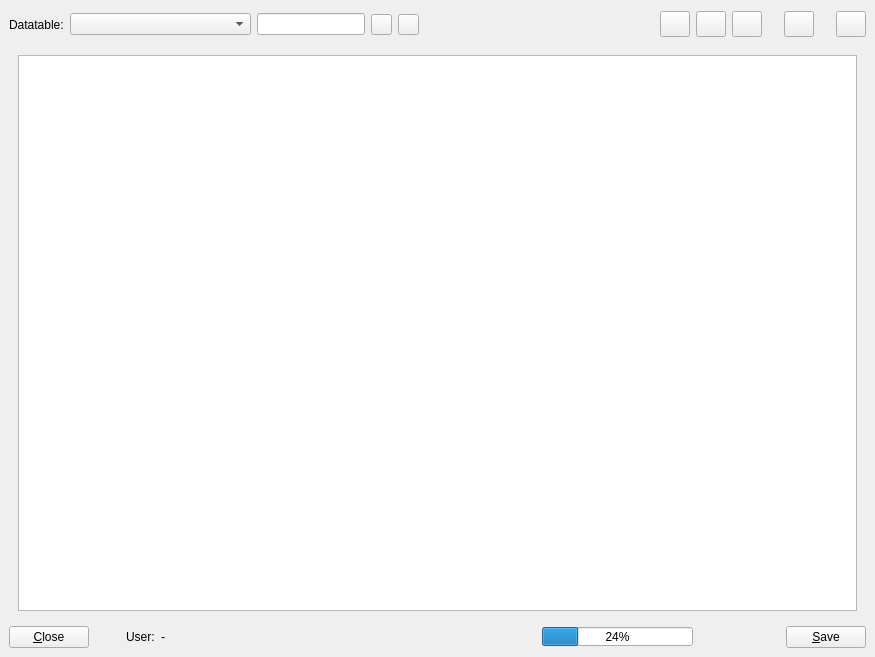
<ui version="4.0" >
 <class>datafrm</class>
 <widget class="QWidget" name="datafrm" >
  <property name="geometry" >
   <rect>
    <x>0</x>
    <y>0</y>
    <width>875</width>
    <height>657</height>
   </rect>
  </property>
  <property name="windowTitle" >
   <string>Stock / Datatables</string>
  </property>
  <property name="windowIcon" >
   <iconset resource="../resources/images/first4.qrc" >:/kfm.png</iconset>
  </property>
  <layout class="QGridLayout" >
   <property name="leftMargin" >
    <number>9</number>
   </property>
   <property name="topMargin" >
    <number>9</number>
   </property>
   <property name="rightMargin" >
    <number>9</number>
   </property>
   <property name="bottomMargin" >
    <number>9</number>
   </property>
   <property name="horizontalSpacing" >
    <number>6</number>
   </property>
   <property name="verticalSpacing" >
    <number>6</number>
   </property>
   <item row="1" column="0" >
    <widget class="QStackedWidget" name="mainwidget" >
     <property name="currentIndex" >
      <number>1</number>
     </property>
     <widget class="QWidget" name="page" >
      <layout class="QGridLayout" >
       <property name="leftMargin" >
        <number>9</number>
       </property>
       <property name="topMargin" >
        <number>9</number>
       </property>
       <property name="rightMargin" >
        <number>9</number>
       </property>
       <property name="bottomMargin" >
        <number>9</number>
       </property>
       <property name="horizontalSpacing" >
        <number>6</number>
       </property>
       <property name="verticalSpacing" >
        <number>6</number>
       </property>
       <item row="0" column="0" >
        <widget class="QTreeWidget" name="maintree" >
         <property name="contextMenuPolicy" >
          <enum>Qt::CustomContextMenu</enum>
         </property>
         <column>
          <property name="text" >
           <string>1</string>
          </property>
         </column>
        </widget>
       </item>
      </layout>
     </widget>
     <widget class="QWidget" name="page_2" >
      <layout class="QGridLayout" >
       <property name="leftMargin" >
        <number>9</number>
       </property>
       <property name="topMargin" >
        <number>9</number>
       </property>
       <property name="rightMargin" >
        <number>9</number>
       </property>
       <property name="bottomMargin" >
        <number>9</number>
       </property>
       <property name="horizontalSpacing" >
        <number>6</number>
       </property>
       <property name="verticalSpacing" >
        <number>6</number>
       </property>
       <item row="0" column="0" >
        <widget class="QTableWidget" name="maintable" >
         <property name="contextMenuPolicy" >
          <enum>Qt::CustomContextMenu</enum>
         </property>
         <property name="alternatingRowColors" >
          <bool>true</bool>
         </property>
         <property name="selectionMode" >
          <enum>QAbstractItemView::ExtendedSelection</enum>
         </property>
         <property name="selectionBehavior" >
          <enum>QAbstractItemView::SelectItems</enum>
         </property>
        </widget>
       </item>
      </layout>
     </widget>
    </widget>
   </item>
   <item row="2" column="0" >
    <layout class="QHBoxLayout" >
     <property name="spacing" >
      <number>6</number>
     </property>
     <property name="leftMargin" >
      <number>0</number>
     </property>
     <property name="topMargin" >
      <number>0</number>
     </property>
     <property name="rightMargin" >
      <number>0</number>
     </property>
     <property name="bottomMargin" >
      <number>0</number>
     </property>
     <item>
      <widget class="QPushButton" name="btnclose" >
       <property name="text" >
        <string>&amp;Close</string>
       </property>
       <property name="icon" >
        <iconset resource="../resources/images/first4.qrc" >:/fileclose.png</iconset>
       </property>
      </widget>
     </item>
     <item>
      <spacer>
       <property name="orientation" >
        <enum>Qt::Horizontal</enum>
       </property>
       <property name="sizeType" >
        <enum>QSizePolicy::Fixed</enum>
       </property>
       <property name="sizeHint" >
        <size>
         <width>31</width>
         <height>20</height>
        </size>
       </property>
      </spacer>
     </item>
     <item>
      <widget class="QLabel" name="label" >
       <property name="text" >
        <string>User:</string>
       </property>
      </widget>
     </item>
     <item>
      <widget class="QLabel" name="lbluser" >
       <property name="sizePolicy" >
        <sizepolicy vsizetype="Fixed" hsizetype="Fixed" >
         <horstretch>0</horstretch>
         <verstretch>0</verstretch>
        </sizepolicy>
       </property>
       <property name="text" >
        <string>-</string>
       </property>
      </widget>
     </item>
     <item>
      <spacer>
       <property name="orientation" >
        <enum>Qt::Horizontal</enum>
       </property>
       <property name="sizeHint" >
        <size>
         <width>371</width>
         <height>20</height>
        </size>
       </property>
      </spacer>
     </item>
     <item>
      <widget class="QProgressBar" name="progbar" >
       <property name="sizePolicy" >
        <sizepolicy vsizetype="Fixed" hsizetype="Fixed" >
         <horstretch>0</horstretch>
         <verstretch>0</verstretch>
        </sizepolicy>
       </property>
       <property name="minimumSize" >
        <size>
         <width>151</width>
         <height>0</height>
        </size>
       </property>
       <property name="maximumSize" >
        <size>
         <width>151</width>
         <height>19</height>
        </size>
       </property>
       <property name="value" >
        <number>24</number>
       </property>
       <property name="orientation" >
        <enum>Qt::Horizontal</enum>
       </property>
      </widget>
     </item>
     <item>
      <spacer>
       <property name="orientation" >
        <enum>Qt::Horizontal</enum>
       </property>
       <property name="sizeHint" >
        <size>
         <width>81</width>
         <height>20</height>
        </size>
       </property>
      </spacer>
     </item>
     <item>
      <widget class="QPushButton" name="btnsave" >
       <property name="text" >
        <string>&amp;Save</string>
       </property>
       <property name="icon" >
        <iconset resource="../resources/images/first4.qrc" >:/filesave.png</iconset>
       </property>
      </widget>
     </item>
    </layout>
   </item>
   <item row="0" column="0" >
    <layout class="QHBoxLayout" >
     <property name="spacing" >
      <number>6</number>
     </property>
     <property name="leftMargin" >
      <number>0</number>
     </property>
     <property name="topMargin" >
      <number>0</number>
     </property>
     <property name="rightMargin" >
      <number>0</number>
     </property>
     <property name="bottomMargin" >
      <number>0</number>
     </property>
     <item>
      <layout class="QHBoxLayout" >
       <property name="spacing" >
        <number>6</number>
       </property>
       <property name="leftMargin" >
        <number>0</number>
       </property>
       <property name="topMargin" >
        <number>0</number>
       </property>
       <property name="rightMargin" >
        <number>0</number>
       </property>
       <property name="bottomMargin" >
        <number>0</number>
       </property>
       <item>
        <widget class="QLabel" name="label_2" >
         <property name="maximumSize" >
          <size>
           <width>16777215</width>
           <height>21</height>
          </size>
         </property>
         <property name="text" >
          <string>Datatable:</string>
         </property>
        </widget>
       </item>
       <item>
        <widget class="QComboBox" name="cmbdata" >
         <property name="minimumSize" >
          <size>
           <width>181</width>
           <height>0</height>
          </size>
         </property>
         <property name="maximumSize" >
          <size>
           <width>16777215</width>
           <height>22</height>
          </size>
         </property>
        </widget>
       </item>
       <item>
        <widget class="QLineEdit" name="txtsearch" >
         <property name="maximumSize" >
          <size>
           <width>16777215</width>
           <height>22</height>
          </size>
         </property>
        </widget>
       </item>
       <item>
        <widget class="QPushButton" name="btnsearch" >
         <property name="sizePolicy" >
          <sizepolicy vsizetype="Fixed" hsizetype="Fixed" >
           <horstretch>0</horstretch>
           <verstretch>0</verstretch>
          </sizepolicy>
         </property>
         <property name="maximumSize" >
          <size>
           <width>21</width>
           <height>21</height>
          </size>
         </property>
         <property name="text" >
          <string/>
         </property>
         <property name="icon" >
          <iconset resource="../resources/images/first4.qrc" >:/xmag.png</iconset>
         </property>
        </widget>
       </item>
       <item>
        <widget class="QPushButton" name="btnclear" >
         <property name="sizePolicy" >
          <sizepolicy vsizetype="Fixed" hsizetype="Fixed" >
           <horstretch>0</horstretch>
           <verstretch>0</verstretch>
          </sizepolicy>
         </property>
         <property name="maximumSize" >
          <size>
           <width>21</width>
           <height>21</height>
          </size>
         </property>
         <property name="icon" >
          <iconset resource="../resources/images/first4.qrc" >:/button_cancel.png</iconset>
         </property>
        </widget>
       </item>
      </layout>
     </item>
     <item>
      <spacer>
       <property name="orientation" >
        <enum>Qt::Horizontal</enum>
       </property>
       <property name="sizeHint" >
        <size>
         <width>40</width>
         <height>20</height>
        </size>
       </property>
      </spacer>
     </item>
     <item>
      <layout class="QHBoxLayout" >
       <property name="spacing" >
        <number>6</number>
       </property>
       <property name="leftMargin" >
        <number>0</number>
       </property>
       <property name="topMargin" >
        <number>0</number>
       </property>
       <property name="rightMargin" >
        <number>0</number>
       </property>
       <property name="bottomMargin" >
        <number>0</number>
       </property>
       <item>
        <widget class="QPushButton" name="btnnew" >
         <property name="sizePolicy" >
          <sizepolicy vsizetype="Fixed" hsizetype="Fixed" >
           <horstretch>0</horstretch>
           <verstretch>0</verstretch>
          </sizepolicy>
         </property>
         <property name="minimumSize" >
          <size>
           <width>30</width>
           <height>26</height>
          </size>
         </property>
         <property name="maximumSize" >
          <size>
           <width>30</width>
           <height>26</height>
          </size>
         </property>
         <property name="text" >
          <string/>
         </property>
         <property name="icon" >
          <iconset resource="../resources/images/first4.qrc" >:/filenew.png</iconset>
         </property>
         <property name="iconSize" >
          <size>
           <width>16</width>
           <height>16</height>
          </size>
         </property>
        </widget>
       </item>
       <item>
        <widget class="QPushButton" name="btnedit" >
         <property name="sizePolicy" >
          <sizepolicy vsizetype="Fixed" hsizetype="Fixed" >
           <horstretch>0</horstretch>
           <verstretch>0</verstretch>
          </sizepolicy>
         </property>
         <property name="minimumSize" >
          <size>
           <width>30</width>
           <height>26</height>
          </size>
         </property>
         <property name="maximumSize" >
          <size>
           <width>30</width>
           <height>26</height>
          </size>
         </property>
         <property name="text" >
          <string/>
         </property>
         <property name="icon" >
          <iconset resource="../resources/images/first4.qrc" >:/kfind.png</iconset>
         </property>
         <property name="iconSize" >
          <size>
           <width>16</width>
           <height>16</height>
          </size>
         </property>
        </widget>
       </item>
       <item>
        <widget class="QPushButton" name="btndelete" >
         <property name="sizePolicy" >
          <sizepolicy vsizetype="Fixed" hsizetype="Fixed" >
           <horstretch>0</horstretch>
           <verstretch>0</verstretch>
          </sizepolicy>
         </property>
         <property name="minimumSize" >
          <size>
           <width>30</width>
           <height>26</height>
          </size>
         </property>
         <property name="maximumSize" >
          <size>
           <width>30</width>
           <height>26</height>
          </size>
         </property>
         <property name="text" >
          <string/>
         </property>
         <property name="icon" >
          <iconset resource="../resources/images/first4.qrc" >:/trashcan_empty.png</iconset>
         </property>
         <property name="iconSize" >
          <size>
           <width>16</width>
           <height>16</height>
          </size>
         </property>
        </widget>
       </item>
       <item>
        <spacer>
         <property name="orientation" >
          <enum>Qt::Horizontal</enum>
         </property>
         <property name="sizeType" >
          <enum>QSizePolicy::Fixed</enum>
         </property>
         <property name="sizeHint" >
          <size>
           <width>16</width>
           <height>31</height>
          </size>
         </property>
        </spacer>
       </item>
       <item>
        <widget class="QPushButton" name="btnprint" >
         <property name="sizePolicy" >
          <sizepolicy vsizetype="Fixed" hsizetype="Fixed" >
           <horstretch>0</horstretch>
           <verstretch>0</verstretch>
          </sizepolicy>
         </property>
         <property name="minimumSize" >
          <size>
           <width>30</width>
           <height>26</height>
          </size>
         </property>
         <property name="maximumSize" >
          <size>
           <width>30</width>
           <height>26</height>
          </size>
         </property>
         <property name="text" >
          <string/>
         </property>
         <property name="icon" >
          <iconset resource="../resources/images/first4.qrc" >:/fileprint.png</iconset>
         </property>
         <property name="iconSize" >
          <size>
           <width>16</width>
           <height>16</height>
          </size>
         </property>
        </widget>
       </item>
       <item>
        <spacer>
         <property name="orientation" >
          <enum>Qt::Horizontal</enum>
         </property>
         <property name="sizeType" >
          <enum>QSizePolicy::Fixed</enum>
         </property>
         <property name="sizeHint" >
          <size>
           <width>16</width>
           <height>31</height>
          </size>
         </property>
        </spacer>
       </item>
       <item>
        <widget class="QPushButton" name="btntransfer" >
         <property name="sizePolicy" >
          <sizepolicy vsizetype="Fixed" hsizetype="Fixed" >
           <horstretch>0</horstretch>
           <verstretch>0</verstretch>
          </sizepolicy>
         </property>
         <property name="minimumSize" >
          <size>
           <width>30</width>
           <height>26</height>
          </size>
         </property>
         <property name="maximumSize" >
          <size>
           <width>30</width>
           <height>26</height>
          </size>
         </property>
         <property name="text" >
          <string/>
         </property>
         <property name="icon" >
          <iconset resource="../resources/images/first4.qrc" >:/impexp.png</iconset>
         </property>
         <property name="iconSize" >
          <size>
           <width>16</width>
           <height>16</height>
          </size>
         </property>
         <property name="shortcut" >
          <string>S</string>
         </property>
        </widget>
       </item>
      </layout>
     </item>
    </layout>
   </item>
  </layout>
 </widget>
 <resources>
  <include location="../resources/images/first4.qrc" />
 </resources>
 <connections>
  <connection>
   <sender>btnclose</sender>
   <signal>released()</signal>
   <receiver>datafrm</receiver>
   <slot>close()</slot>
   <hints>
    <hint type="sourcelabel" >
     <x>47</x>
     <y>633</y>
    </hint>
    <hint type="destinationlabel" >
     <x>437</x>
     <y>328</y>
    </hint>
   </hints>
  </connection>
 </connections>
</ui>
